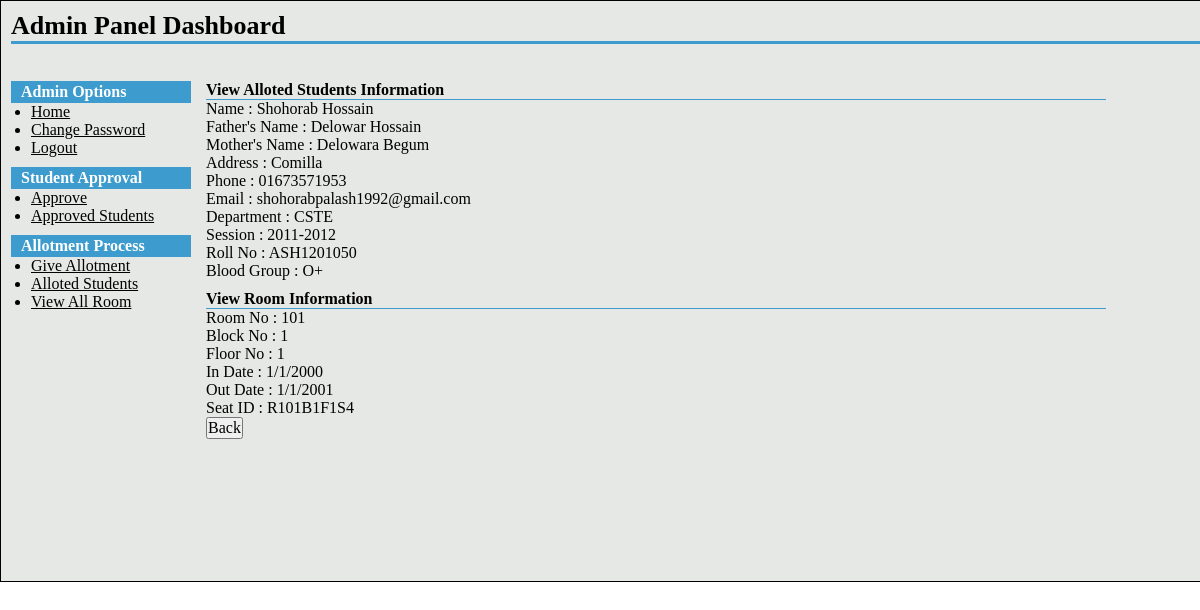
Screenshot of /admin/view-details.php?id=46 (signed in) with the database file from the repository.
### tables this page shows
CREATE TABLE IF NOT EXISTS `tbl_student` (
  `st_id` int(11) NOT NULL AUTO_INCREMENT,
  `st_name` varchar(255) NOT NULL,
  `st_father` varchar(255) NOT NULL,
  `st_mother` varchar(255) NOT NULL,
  `st_address` text NOT NULL,
  `st_phone` varchar(255) NOT NULL,
  `st_email` varchar(255) NOT NULL,
  `st_dept` varchar(255) NOT NULL,
  `st_session` varchar(11) NOT NULL,
  `st_roll` varchar(255) NOT NULL,
  `st_blood` varchar(255) NOT NULL,
  `approve` int(11) NOT NULL,
  `allot` int(11) NOT NULL,
  PRIMARY KEY (`st_id`)
);

CREATE TABLE IF NOT EXISTS `tbl_allot` (
  `allot_id` int(11) NOT NULL AUTO_INCREMENT,
  `room_no` int(11) NOT NULL,
  `seat_id` varchar(25) NOT NULL,
  `st_id` int(11) NOT NULL,
  `block_no` int(11) NOT NULL,
  `floor_no` int(11) NOT NULL,
  `in_date` varchar(25) NOT NULL,
  `out_date` varchar(25) NOT NULL,
  `alloted` int(11) NOT NULL,
  PRIMARY KEY (`allot_id`)
);

### admin/view-details.php (the view, shortened to what this page needs)
<?php
include('../config.php');
?>
<?php
if(!isset($_REQUEST['id'])) {
	header("location: give-allotment.php");
}
else {
	$id = $_REQUEST['id'];
}
?>
<?php include('header.php')?>
	<h2>View Alloted Students Information</h2>
	<?php
	$statement = $db->prepare("SELECT * FROM tbl_student where st_id=?");
	$statement->execute(array($id));
	$result = $statement->fetchAll(PDO::FETCH_ASSOC);
	foreach($result as $row)
	{
		?>
			<p>Name          : <?php echo $row['st_name']; ?></p>
			<p>Father's Name : <?php echo $row['st_father']; ?></p>
			<p>Mother's Name : <?php echo $row['st_mother']; ?></p>
			<p>Address       : <?php echo $row['st_address']; ?></p>
			<p>Phone         : <?php echo $row['st_phone']; ?></p>
			<p>Email         : <?php echo $row['st_email']; ?></p>
			<p>Department    : <?php echo $row['st_dept']; ?></p>
			<p>Session       : <?php echo $row['st_session']; ?></p>
			<p>Roll No       : <?php echo $row['st_roll']; ?></p>
			<p>Blood Group   : <?php echo $row['st_blood']; ?></p>
		<?php
	}
	?>
	<h2>View Room Information</h2>
	<?php
	$statement = $db->prepare("SELECT * FROM tbl_allot where st_id=?");
	$statement->execute(array($id));
	$result = $statement->fetchAll(PDO::FETCH_ASSOC);
	foreach($result as $row)
	{
		?>
			<p>Room No  : <?php echo $row['room_no']; ?></p>
			<p>Block No : <?php echo $row['block_no']; ?></p>
			<p>Floor No : <?php echo $row['floor_no']; ?></p>
			<p>In Date  : <?php echo $row['in_date']; ?></p>
			<p>Out Date : <?php echo $row['out_date']; ?></p>
			<p>Seat ID  : <?php echo $row['seat_id']; ?></p>
		<?php
	}
	?>
	<p><a href="show-alloted.php"><input type="button" value="Back" /></a></p>
<?php include('footer.php')?>

### style-admin1.css (style rules this page uses)
* { padding: 0; margin: 0; }
body, input, textarea, select { font-family: 'Times New Roman', arial; font-size: 16px; }
#content h2 { font-size: 16px; color: #000; border-bottom: 1px solid #3d9ccd; margin-top: 10px; }

### rows the page displays
tbl_student: st_name "Shohorab Hossain", st_father "Delowar Hossain", st_mother "Delowara Begum", st_address "Comilla", st_phone "01673571953", st_email "shohorabpalash1992@gmail.com", st_dept "CSTE", st_session "2011-2012", st_roll "ASH1201050", st_blood "O+"
tbl_allot: room_no "101", block_no "1", floor_no "1", in_date "1/1/2000", out_date "1/1/2001", seat "R101B1F1S4"
